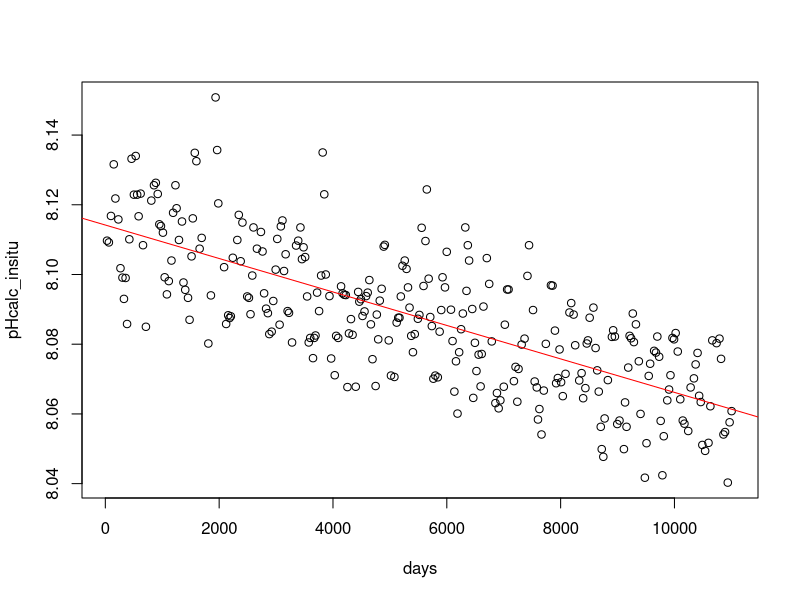
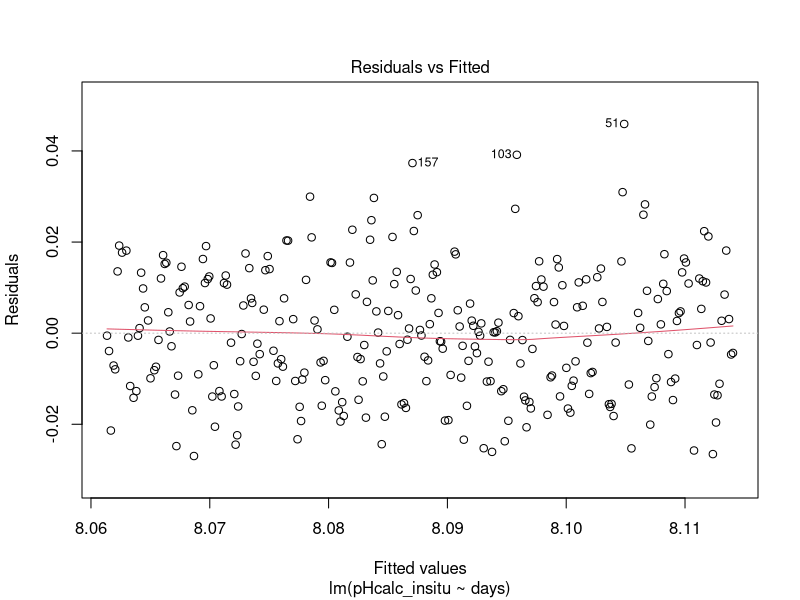
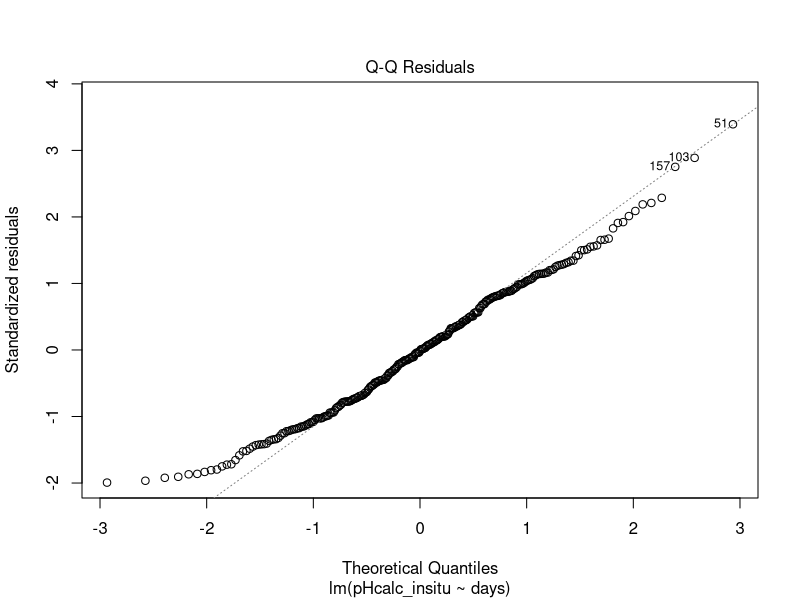
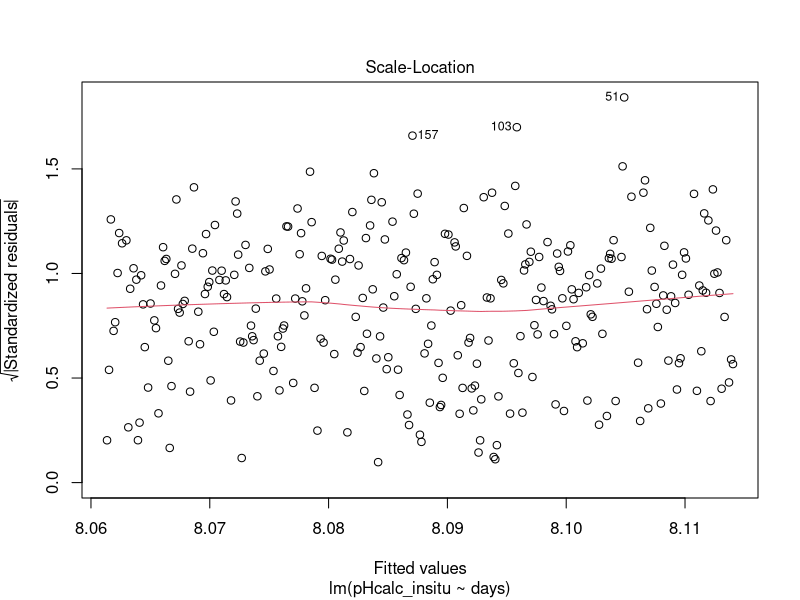
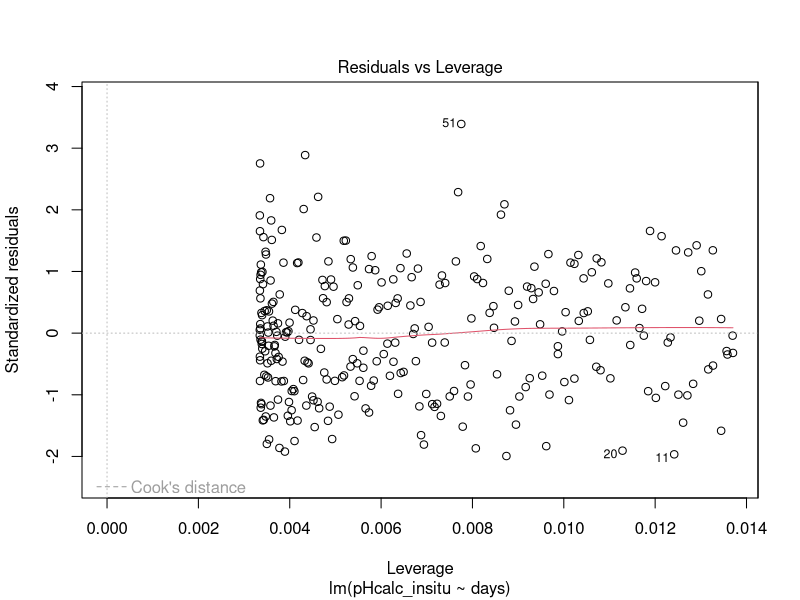
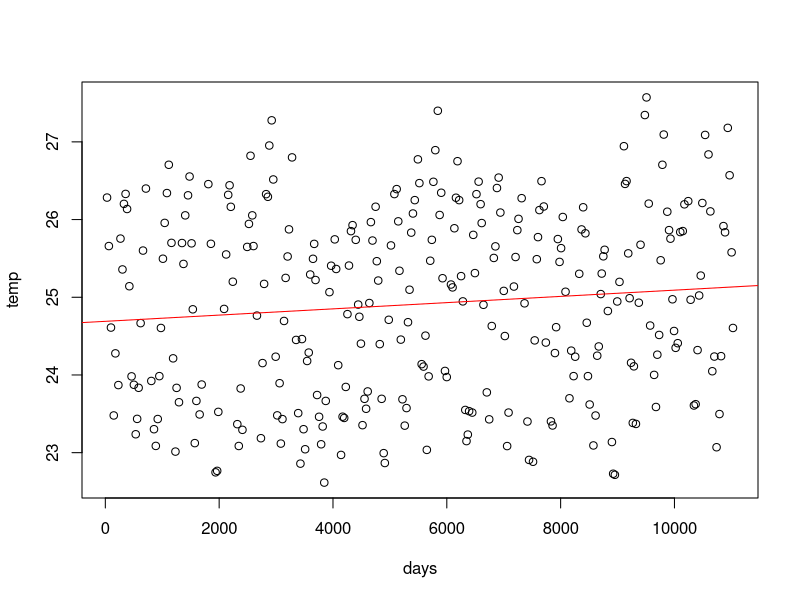
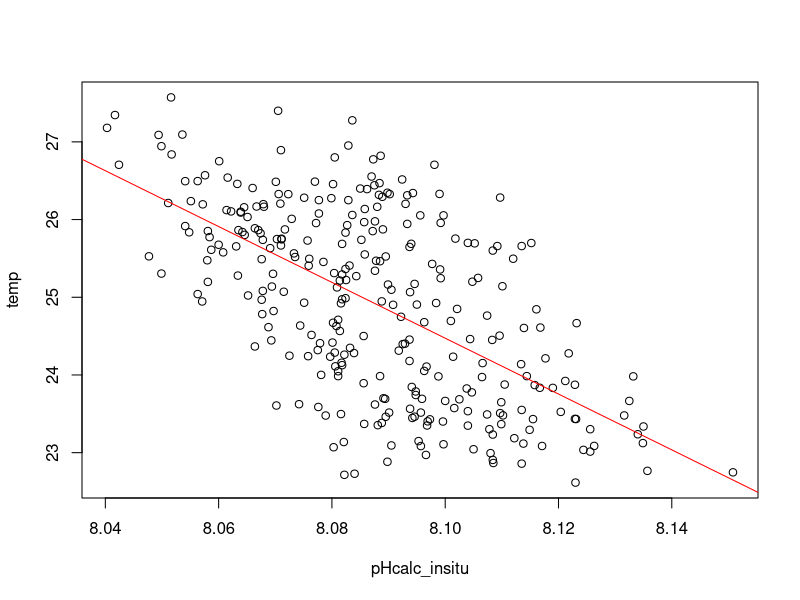

Write the R code that produced these figures, in order.
## ---- chunk 1
knitr::opts_chunk$set(echo = TRUE, fig.width = 6, fig.height = 6)
## ---- chunk 2
ph = read.table(file = "ph.txt", header = TRUE, sep="\t", dec=",")
lm1 = lm(pHcalc_insitu~days, data = ph)
## ---- chunk 3
plot(pHcalc_insitu~days, data = ph)
abline(lm1$coefficients, col = 'red')
## ---- chunk 4
summary(lm1)
## ---- chunk 5
nouvel_individu = data.frame(days = 19000)
prediction_IC = data.frame(predict(lm1, newdata = nouvel_individu, interval = 'confidence', level = 0.95))
prediction_IC
## ---- chunk 6
prediction_IP = data.frame(predict(lm1, newdata = nouvel_individu, interval = 'prediction', level = 0.95))
prediction_IP
## ---- chunk 7
plot(lm1)
## ---- chunk 8
lm2 = lm(temp~days, data = ph)
plot(temp~days, data = ph)
abline(lm2$coefficients, col = 'red')
## ---- chunk 9
summary(lm2)
## ---- chunk 10
lm3 = lm(temp~pHcalc_insitu, data = ph)
plot(temp~pHcalc_insitu, data = ph)
abline(lm3$coefficients, col = 'red')
## ---- chunk 11
summary(lm3)
